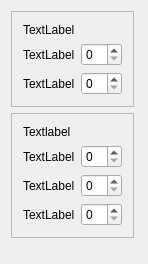
<?xml version="1.0" encoding="UTF-8"?>
<ui version="4.0">
 <class>Stats</class>
 <widget class="QWidget" name="Stats">
  <property name="geometry">
   <rect>
    <x>0</x>
    <y>0</y>
    <width>148</width>
    <height>264</height>
   </rect>
  </property>
  <property name="sizePolicy">
   <sizepolicy hsizetype="Fixed" vsizetype="Fixed">
    <horstretch>0</horstretch>
    <verstretch>0</verstretch>
   </sizepolicy>
  </property>
  <property name="windowTitle">
   <string>Stats</string>
  </property>
  <layout class="QVBoxLayout" name="verticalLayout">
   <item>
    <widget class="QFrame" name="generalFrame">
     <property name="sizePolicy">
      <sizepolicy hsizetype="Fixed" vsizetype="Fixed">
       <horstretch>0</horstretch>
       <verstretch>0</verstretch>
      </sizepolicy>
     </property>
     <property name="frameShape">
      <enum>QFrame::StyledPanel</enum>
     </property>
     <property name="frameShadow">
      <enum>QFrame::Raised</enum>
     </property>
     <layout class="QGridLayout" name="gridLayout_2">
      <item row="2" column="0">
       <widget class="QLabel" name="moneyLabel">
        <property name="text">
         <string>TextLabel</string>
        </property>
       </widget>
      </item>
      <item row="1" column="0">
       <widget class="QLabel" name="freeStatpointsLabel">
        <property name="text">
         <string>TextLabel</string>
        </property>
       </widget>
      </item>
      <item row="1" column="1">
       <widget class="QSpinBox" name="freeStatpointsValue"/>
      </item>
      <item row="0" column="0">
       <widget class="QLabel" name="generalLabel">
        <property name="text">
         <string>TextLabel</string>
        </property>
       </widget>
      </item>
      <item row="2" column="1">
       <widget class="QSpinBox" name="moneyValue"/>
      </item>
     </layout>
    </widget>
   </item>
   <item>
    <widget class="QFrame" name="dialogFrame">
     <property name="sizePolicy">
      <sizepolicy hsizetype="Fixed" vsizetype="Fixed">
       <horstretch>0</horstretch>
       <verstretch>0</verstretch>
      </sizepolicy>
     </property>
     <property name="frameShape">
      <enum>QFrame::StyledPanel</enum>
     </property>
     <property name="frameShadow">
      <enum>QFrame::Raised</enum>
     </property>
     <layout class="QGridLayout" name="gridLayout">
      <item row="0" column="0">
       <widget class="QLabel" name="dialogLabel">
        <property name="text">
         <string>Textlabel</string>
        </property>
       </widget>
      </item>
      <item row="3" column="0">
       <widget class="QLabel" name="profChosenLabel">
        <property name="text">
         <string>TextLabel</string>
        </property>
       </widget>
      </item>
      <item row="1" column="1">
       <widget class="QSpinBox" name="suaveChosenValue"/>
      </item>
      <item row="1" column="0">
       <widget class="QLabel" name="suaveChosenLabel">
        <property name="text">
         <string>TextLabel</string>
        </property>
       </widget>
      </item>
      <item row="2" column="0">
       <widget class="QLabel" name="aggrChosenLabel">
        <property name="text">
         <string>TextLabel</string>
        </property>
       </widget>
      </item>
      <item row="2" column="1">
       <widget class="QSpinBox" name="aggrChosenValue"/>
      </item>
      <item row="3" column="1">
       <widget class="QSpinBox" name="profChosenValue"/>
      </item>
     </layout>
    </widget>
   </item>
   <item>
    <spacer name="verticalSpacer">
     <property name="orientation">
      <enum>Qt::Vertical</enum>
     </property>
     <property name="sizeHint" stdset="0">
      <size>
       <width>20</width>
       <height>40</height>
      </size>
     </property>
    </spacer>
   </item>
  </layout>
 </widget>
 <layoutdefault spacing="6" margin="11"/>
 <resources/>
 <connections/>
</ui>
